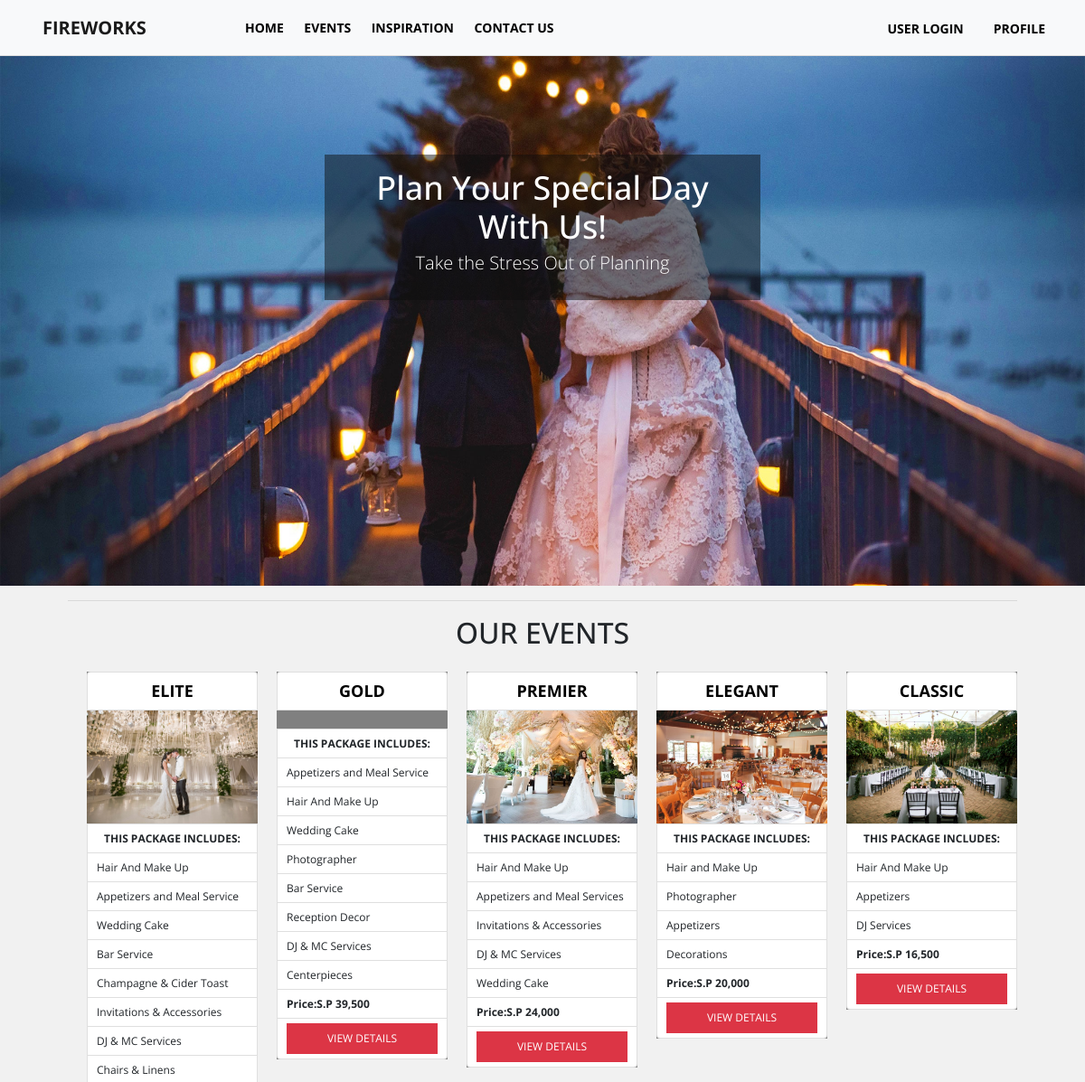
The page /index1.php (upper part) on the database as committed earlier.
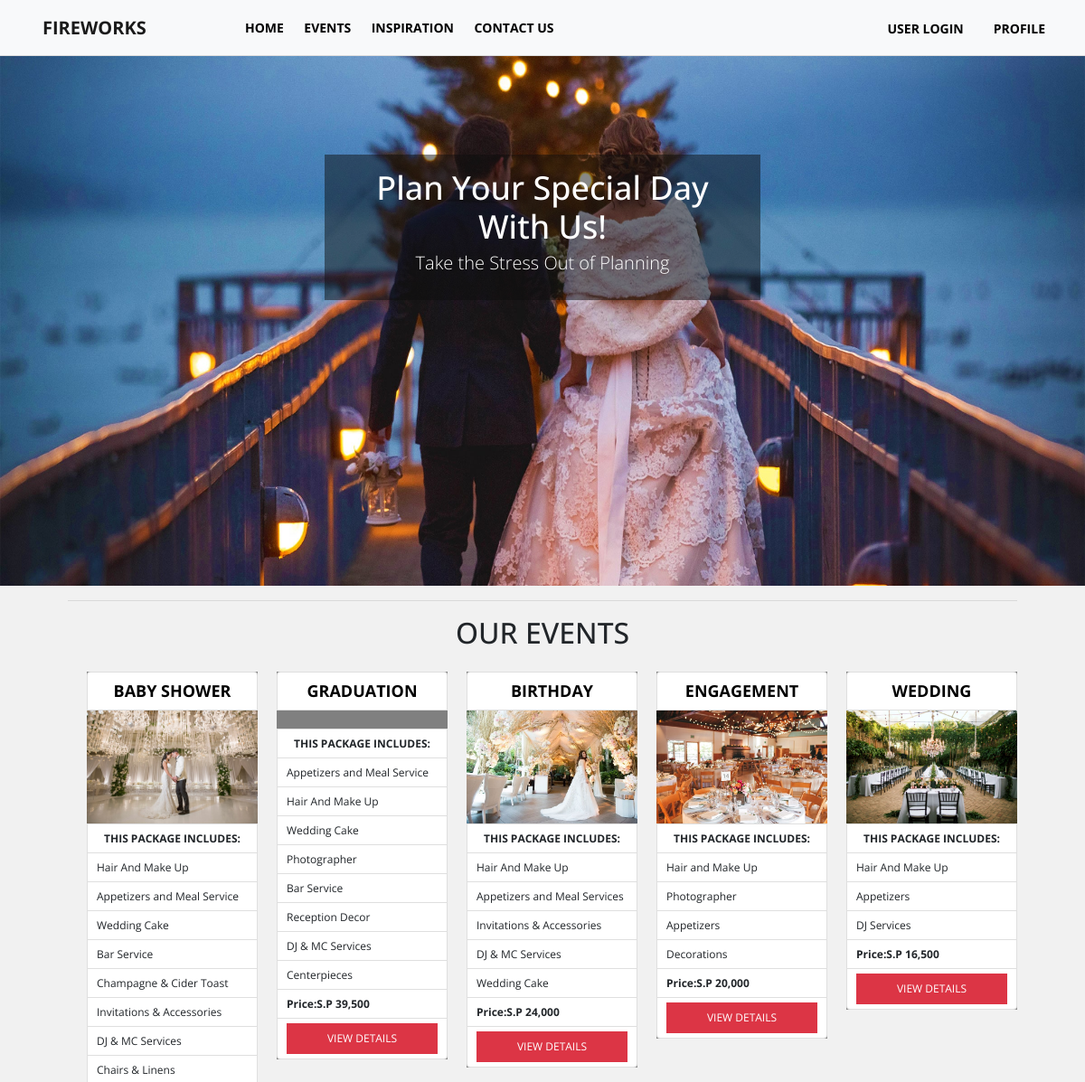
The same page on the database as committed later.
### tables this page shows
CREATE TABLE `tblweddingcategories` (
  `id` int(11) NOT NULL,
  `wedding_type` varchar(100) NOT NULL,
  `price` decimal(10,2) NOT NULL,
  `preview_image` text NOT NULL
);

### admin/include/database.php (called while the page is built, shortened)
<?php
class Database
{
    public $connection;
    public function open_connection()
    {
        $this->connection = mysqli_connect(DB_HOST, DB_USER, DB_PASS, DB_NAME);
    }
    public function query($sql)
    {
        $result = mysqli_query($this->connection, $sql);
        return $result;
    }
}
$db = new Database();
?>

### admin/include/db_object.php (called while the page is built, shortened)
<?php
class DB_Object
{
    public static function find_all() {
        return static::find_by_query("SELECT * FROM " . static::$db_table . " ORDER BY id DESC");
    }
    public static function find_by_feature_all($id) {
        return static::find_by_query("SELECT * FROM " . static::$db_table . " WHERE category_id = $id ORDER BY category_id DESC LIMIT 10");
    }
    public static function find_by_query($sql) {
        global $db;
        $result_set = $db->query($sql);
        $the_object_array = array();
        while($row = mysqli_fetch_array($result_set)) {
            $the_object_array[] = static::instantiation($row);
        }
        return $the_object_array;
    }
    public static function instantiation($the_record){
        $the_object = new $calling_class;
        foreach($the_record as $the_attribute => $value)
        {
            if($the_object->has_the_attribute($the_attribute)) {
                $the_object->$the_attribute = $value;
            }
        }
        return $the_object;
    }
    private function has_the_attribute($the_attribute) {
        $object_properties = get_object_vars($this);
        return array_key_exists($the_attribute, $object_properties);
    }
}
?>

### admin/include/Categories.php (called while the page is built, shortened)
<?php
class Category extends DB_Object
{
    public $preview_image;
    public $upload_directory = "upload/categories";
    public $image_placeholder = "http://placehold.it/300x300&text=images";
    public function preview_image_picture() {
        return empty($this->preview_image) ? $this->image_placeholder : $this->upload_directory. '/' .$this->preview_image;
    }
}
?>

### index1.php (the view, shortened to what this page needs)
<?php
    $category = Category::find_all();
?>
<!doctype html>
<html lang="en">
<head>
    <link rel="stylesheet" type="text/css"
          href="https://cdn.materialdesignicons.com/2.1.19/css/materialdesignicons.min.css">
    <link rel="stylesheet" href="css/bootstrap.min.css">
    <link rel="stylesheet" href="css/bootstrap-datepicker.css">
    <link rel="stylesheet" href="css/style.css">
</head>
<body>
<?php include 'include/nav.php'; ?>
<div class="container-fluid">
    <div class="row justify-content-md-center">
        <div class="hero">
            <div class="row justify-content-md-center">
                <div class="col col-lg-3">
                </div>
                <div class="col col-lg-5" style="margin-top: 10%;">
                    <form class="bgact" action="<?php echo $_SERVER['PHP_SELF']; ?>" method="post">
                    <h1 class="text-center hero-lead">Plan Your Special Day With Us!</h1>
                    <p class="lead text-center" style="color:white;">Take the Stress Out of Planning</p>
                    </form>
                </div>
                <div class="col col-lg-3">
                </div>
            </div>
        </div>
    </div>
</div>
<div class="container-fluid custom-container">
    <div class="row">
        <div class="col-lg-12">
            <hr>
            <h2 class="h2 text-uppercase text-center mb-4">Our Events</h2>
            <?php foreach ($category as $category_row) : ?>
                <div class="pricing">
                    <ul class="list-group list-unstyled">
                        <li class="list-group-item text-center text-uppercase"><?= $category_row->wedding_type; ?></li>
                        <li><img src="admin/<?= $category_row->preview_image_picture(); ?>" class="img-fluid" alt=""></li>
                        <li class="list-group-item text-center"><b>THIS PACKAGE INCLUDES:</b></li>
                        <?php $feature = Features::find_by_feature_all($category_row->id); ?>
                            <?php foreach ($feature as $feature_item) : ?>
                                <li class="list-group-item"><?= $feature_item->title; ?></li>
                            <?php endforeach; ?>
                        <li class="list-group-item font-weight-bold">Price:S.P <?= number_format($category_row->price); ?>
                         </li>
                        <li class="list-group-item font-weight-bold">
                            <a href="package_detail.php?id=<?= $category_row->id; ?>" class="btn btn-custom">View Details</a>
                        </li>
                    </ul>
                </div>
             <?php endforeach; ?>
        </div>
    </div>
</div>
</body>
</html>

Rows that differ between the two databases and show on the page:
changed tblweddingcategories: wedding_type "ELITE" → "BABY SHOWER"
changed tblweddingcategories: wedding_type "GOLD" → "GRADUATION"
changed tblweddingcategories: wedding_type "PREMIER" → "BIRTHDAY"
changed tblweddingcategories: wedding_type "ELEGANT" → "ENGAGEMENT"
changed tblweddingcategories: wedding_type "CLASSIC" → "WEDDING"
